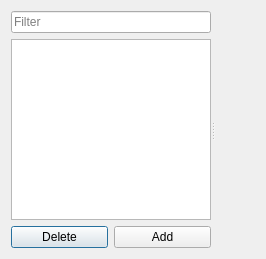
<?xml version="1.0" encoding="UTF-8"?>
<ui version="4.0">
 <class>Contacts</class>
 <widget class="QDialog" name="Contacts">
  <property name="geometry">
   <rect>
    <x>0</x>
    <y>0</y>
    <width>266</width>
    <height>259</height>
   </rect>
  </property>
  <property name="windowTitle">
   <string>BE::Contacts</string>
  </property>
  <layout class="QGridLayout" name="gridLayout">
   <item row="0" column="0">
    <widget class="QSplitter" name="splitter">
     <property name="orientation">
      <enum>Qt::Horizontal</enum>
     </property>
     <widget class="QWidget" name="layoutWidget">
      <layout class="QVBoxLayout" name="verticalLayout">
       <item>
        <widget class="QLineEdit" name="filter">
         <property name="placeholderText">
          <string>Filter</string>
         </property>
        </widget>
       </item>
       <item>
        <widget class="QListView" name="contacts">
         <property name="sizePolicy">
          <sizepolicy hsizetype="Expanding" vsizetype="Expanding">
           <horstretch>0</horstretch>
           <verstretch>0</verstretch>
          </sizepolicy>
         </property>
         <property name="minimumSize">
          <size>
           <width>200</width>
           <height>0</height>
          </size>
         </property>
        </widget>
       </item>
       <item>
        <layout class="QHBoxLayout" name="horizontalLayout">
         <item>
          <widget class="QPushButton" name="remove">
           <property name="text">
            <string>Delete</string>
           </property>
          </widget>
         </item>
         <item>
          <widget class="QPushButton" name="add">
           <property name="text">
            <string>Add</string>
           </property>
          </widget>
         </item>
        </layout>
       </item>
      </layout>
     </widget>
     <widget class="QWidget" name="oneContact" native="true">
      <property name="sizePolicy">
       <sizepolicy hsizetype="Expanding" vsizetype="Preferred">
        <horstretch>0</horstretch>
        <verstretch>0</verstretch>
       </sizepolicy>
      </property>
     </widget>
    </widget>
   </item>
  </layout>
 </widget>
 <tabstops>
  <tabstop>filter</tabstop>
  <tabstop>contacts</tabstop>
  <tabstop>remove</tabstop>
  <tabstop>add</tabstop>
 </tabstops>
 <resources/>
 <connections/>
</ui>
